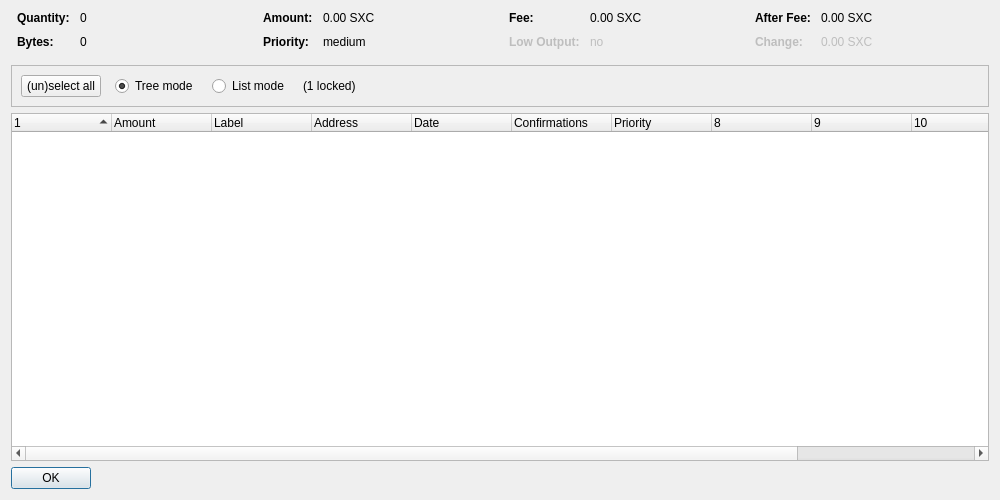
<?xml version="1.0" encoding="UTF-8"?>
<ui version="4.0">
 <class>CoinControlDialog</class>
 <widget class="QDialog" name="CoinControlDialog">
  <property name="geometry">
   <rect>
    <x>0</x>
    <y>0</y>
    <width>1000</width>
    <height>500</height>
   </rect>
  </property>
  <property name="windowTitle">
   <string>Coin Control Address Selection</string>
  </property>
  <layout class="QVBoxLayout" name="verticalLayout">
   <item>
    <layout class="QHBoxLayout" name="horizontalLayoutTop" stretch="0,0,0,0">
     <property name="topMargin">
      <number>0</number>
     </property>
     <property name="bottomMargin">
      <number>10</number>
     </property>
     <item>
      <layout class="QFormLayout" name="formLayoutCoinControl1">
       <property name="horizontalSpacing">
        <number>10</number>
       </property>
       <property name="verticalSpacing">
        <number>10</number>
       </property>
       <property name="leftMargin">
        <number>6</number>
       </property>
       <property name="rightMargin">
        <number>6</number>
       </property>
       <item row="0" column="0">
        <widget class="QLabel" name="labelCoinControlQuantityText">
         <property name="font">
          <font>
           <weight>75</weight>
           <bold>true</bold>
          </font>
         </property>
         <property name="text">
          <string>Quantity:</string>
         </property>
        </widget>
       </item>
       <item row="0" column="1">
        <widget class="QLabel" name="labelCoinControlQuantity">
         <property name="cursor">
          <cursorShape>IBeamCursor</cursorShape>
         </property>
         <property name="contextMenuPolicy">
          <enum>Qt::ActionsContextMenu</enum>
         </property>
         <property name="text">
          <string notr="true">0</string>
         </property>
         <property name="textInteractionFlags">
          <set>Qt::LinksAccessibleByMouse|Qt::TextSelectableByKeyboard|Qt::TextSelectableByMouse</set>
         </property>
        </widget>
       </item>
       <item row="1" column="0">
        <widget class="QLabel" name="labelCoinControlBytesText">
         <property name="font">
          <font>
           <weight>75</weight>
           <bold>true</bold>
          </font>
         </property>
         <property name="text">
          <string>Bytes:</string>
         </property>
        </widget>
       </item>
       <item row="1" column="1">
        <widget class="QLabel" name="labelCoinControlBytes">
         <property name="cursor">
          <cursorShape>IBeamCursor</cursorShape>
         </property>
         <property name="contextMenuPolicy">
          <enum>Qt::ActionsContextMenu</enum>
         </property>
         <property name="text">
          <string notr="true">0</string>
         </property>
         <property name="textInteractionFlags">
          <set>Qt::LinksAccessibleByMouse|Qt::TextSelectableByKeyboard|Qt::TextSelectableByMouse</set>
         </property>
        </widget>
       </item>
      </layout>
     </item>
     <item>
      <layout class="QFormLayout" name="formLayoutCoinControl2">
       <property name="horizontalSpacing">
        <number>10</number>
       </property>
       <property name="verticalSpacing">
        <number>10</number>
       </property>
       <property name="leftMargin">
        <number>6</number>
       </property>
       <property name="rightMargin">
        <number>6</number>
       </property>
       <item row="0" column="0">
        <widget class="QLabel" name="labelCoinControlAmountText">
         <property name="font">
          <font>
           <weight>75</weight>
           <bold>true</bold>
          </font>
         </property>
         <property name="text">
          <string>Amount:</string>
         </property>
        </widget>
       </item>
       <item row="0" column="1">
        <widget class="QLabel" name="labelCoinControlAmount">
         <property name="cursor">
          <cursorShape>IBeamCursor</cursorShape>
         </property>
         <property name="contextMenuPolicy">
          <enum>Qt::ActionsContextMenu</enum>
         </property>
         <property name="text">
          <string notr="true">0.00 SXC</string>
         </property>
         <property name="textInteractionFlags">
          <set>Qt::LinksAccessibleByMouse|Qt::TextSelectableByKeyboard|Qt::TextSelectableByMouse</set>
         </property>
        </widget>
       </item>
       <item row="1" column="0">
        <widget class="QLabel" name="labelCoinControlPriorityText">
         <property name="font">
          <font>
           <weight>75</weight>
           <bold>true</bold>
          </font>
         </property>
         <property name="text">
          <string>Priority:</string>
         </property>
        </widget>
       </item>
       <item row="1" column="1">
        <widget class="QLabel" name="labelCoinControlPriority">
         <property name="cursor">
          <cursorShape>IBeamCursor</cursorShape>
         </property>
         <property name="contextMenuPolicy">
          <enum>Qt::ActionsContextMenu</enum>
         </property>
         <property name="text">
          <string notr="true">medium</string>
         </property>
         <property name="textInteractionFlags">
          <set>Qt::LinksAccessibleByMouse|Qt::TextSelectableByKeyboard|Qt::TextSelectableByMouse</set>
         </property>
        </widget>
       </item>
      </layout>
     </item>
     <item>
      <layout class="QFormLayout" name="formLayoutCoinControl3">
       <property name="horizontalSpacing">
        <number>10</number>
       </property>
       <property name="verticalSpacing">
        <number>10</number>
       </property>
       <property name="leftMargin">
        <number>6</number>
       </property>
       <property name="rightMargin">
        <number>6</number>
       </property>
       <item row="0" column="0">
        <widget class="QLabel" name="labelCoinControlFeeText">
         <property name="font">
          <font>
           <weight>75</weight>
           <bold>true</bold>
          </font>
         </property>
         <property name="text">
          <string>Fee:</string>
         </property>
        </widget>
       </item>
       <item row="0" column="1">
        <widget class="QLabel" name="labelCoinControlFee">
         <property name="cursor">
          <cursorShape>IBeamCursor</cursorShape>
         </property>
         <property name="contextMenuPolicy">
          <enum>Qt::ActionsContextMenu</enum>
         </property>
         <property name="text">
          <string notr="true">0.00 SXC</string>
         </property>
         <property name="textInteractionFlags">
          <set>Qt::LinksAccessibleByMouse|Qt::TextSelectableByKeyboard|Qt::TextSelectableByMouse</set>
         </property>
        </widget>
       </item>
       <item row="1" column="0">
        <widget class="QLabel" name="labelCoinControlLowOutputText">
         <property name="enabled">
          <bool>false</bool>
         </property>
         <property name="font">
          <font>
           <weight>75</weight>
           <bold>true</bold>
          </font>
         </property>
         <property name="text">
          <string>Low Output:</string>
         </property>
        </widget>
       </item>
       <item row="1" column="1">
        <widget class="QLabel" name="labelCoinControlLowOutput">
         <property name="enabled">
          <bool>false</bool>
         </property>
         <property name="cursor">
          <cursorShape>IBeamCursor</cursorShape>
         </property>
         <property name="contextMenuPolicy">
          <enum>Qt::ActionsContextMenu</enum>
         </property>
         <property name="text">
          <string notr="true">no</string>
         </property>
         <property name="textInteractionFlags">
          <set>Qt::LinksAccessibleByMouse|Qt::TextSelectableByKeyboard|Qt::TextSelectableByMouse</set>
         </property>
        </widget>
       </item>
      </layout>
     </item>
     <item>
      <layout class="QFormLayout" name="formLayoutCoinControl4">
       <property name="horizontalSpacing">
        <number>10</number>
       </property>
       <property name="verticalSpacing">
        <number>10</number>
       </property>
       <property name="leftMargin">
        <number>6</number>
       </property>
       <property name="rightMargin">
        <number>6</number>
       </property>
       <item row="0" column="0">
        <widget class="QLabel" name="labelCoinControlAfterFeeText">
         <property name="font">
          <font>
           <weight>75</weight>
           <bold>true</bold>
          </font>
         </property>
         <property name="text">
          <string>After Fee:</string>
         </property>
        </widget>
       </item>
       <item row="0" column="1">
        <widget class="QLabel" name="labelCoinControlAfterFee">
         <property name="cursor">
          <cursorShape>IBeamCursor</cursorShape>
         </property>
         <property name="contextMenuPolicy">
          <enum>Qt::ActionsContextMenu</enum>
         </property>
         <property name="text">
          <string notr="true">0.00 SXC</string>
         </property>
         <property name="textInteractionFlags">
          <set>Qt::LinksAccessibleByMouse|Qt::TextSelectableByKeyboard|Qt::TextSelectableByMouse</set>
         </property>
        </widget>
       </item>
       <item row="1" column="0">
        <widget class="QLabel" name="labelCoinControlChangeText">
         <property name="enabled">
          <bool>false</bool>
         </property>
         <property name="font">
          <font>
           <weight>75</weight>
           <bold>true</bold>
          </font>
         </property>
         <property name="text">
          <string>Change:</string>
         </property>
        </widget>
       </item>
       <item row="1" column="1">
        <widget class="QLabel" name="labelCoinControlChange">
         <property name="enabled">
          <bool>false</bool>
         </property>
         <property name="cursor">
          <cursorShape>IBeamCursor</cursorShape>
         </property>
         <property name="contextMenuPolicy">
          <enum>Qt::ActionsContextMenu</enum>
         </property>
         <property name="text">
          <string notr="true">0.00 SXC</string>
         </property>
         <property name="textInteractionFlags">
          <set>Qt::LinksAccessibleByMouse|Qt::TextSelectableByKeyboard|Qt::TextSelectableByMouse</set>
         </property>
        </widget>
       </item>
      </layout>
     </item>
    </layout>
   </item>
   <item>
    <widget class="QFrame" name="frame">
     <property name="minimumSize">
      <size>
       <width>0</width>
       <height>40</height>
      </size>
     </property>
     <property name="frameShape">
      <enum>QFrame::StyledPanel</enum>
     </property>
     <property name="frameShadow">
      <enum>QFrame::Sunken</enum>
     </property>
     <layout class="QHBoxLayout" name="horizontalLayout">
      <item>
       <layout class="QHBoxLayout" name="horizontalLayoutPanel" stretch="0,0,0,0,0">
        <property name="spacing">
         <number>14</number>
        </property>
        <item>
         <widget class="QPushButton" name="pushButtonSelectAll">
          <property name="sizePolicy">
           <sizepolicy hsizetype="Maximum" vsizetype="Fixed">
            <horstretch>0</horstretch>
            <verstretch>0</verstretch>
           </sizepolicy>
          </property>
          <property name="text">
           <string>(un)select all</string>
          </property>
         </widget>
        </item>
        <item>
         <widget class="QRadioButton" name="radioTreeMode">
          <property name="sizePolicy">
           <sizepolicy hsizetype="Maximum" vsizetype="Fixed">
            <horstretch>0</horstretch>
            <verstretch>0</verstretch>
           </sizepolicy>
          </property>
          <property name="text">
           <string>Tree mode</string>
          </property>
          <property name="checked">
           <bool>true</bool>
          </property>
         </widget>
        </item>
        <item>
         <widget class="QRadioButton" name="radioListMode">
          <property name="sizePolicy">
           <sizepolicy hsizetype="Maximum" vsizetype="Fixed">
            <horstretch>0</horstretch>
            <verstretch>0</verstretch>
           </sizepolicy>
          </property>
          <property name="text">
           <string>List mode</string>
          </property>
         </widget>
        </item>
        <item>
         <widget class="QLabel" name="labelLocked">
          <property name="text">
           <string notr="true">(1 locked)</string>
          </property>
         </widget>
        </item>
        <item>
         <spacer name="horizontalSpacer">
          <property name="orientation">
           <enum>Qt::Horizontal</enum>
          </property>
          <property name="sizeHint" stdset="0">
           <size>
            <width>40</width>
            <height>20</height>
           </size>
          </property>
         </spacer>
        </item>
       </layout>
      </item>
     </layout>
    </widget>
   </item>
   <item>
    <widget class="CoinControlTreeWidget" name="treeWidget">
     <property name="contextMenuPolicy">
      <enum>Qt::CustomContextMenu</enum>
     </property>
     <property name="sortingEnabled">
      <bool>false</bool>
     </property>
     <property name="columnCount">
      <number>12</number>
     </property>
     <attribute name="headerShowSortIndicator" stdset="0">
      <bool>true</bool>
     </attribute>
     <attribute name="headerStretchLastSection">
      <bool>false</bool>
     </attribute>
     <column>
      <property name="text">
       <string/>
      </property>
     </column>
     <column>
      <property name="text">
       <string>Amount</string>
      </property>
     </column>
     <column>
      <property name="text">
       <string notr="true">Label</string>
      </property>
     </column>
     <column>
      <property name="text">
       <string>Address</string>
      </property>
     </column>
     <column>
      <property name="text">
       <string>Date</string>
      </property>
     </column>
     <column>
      <property name="text">
       <string>Confirmations</string>
      </property>
      <property name="toolTip">
       <string>Confirmed</string>
      </property>
     </column>
     <column>
      <property name="text">
       <string>Priority</string>
      </property>
     </column>
     <column>
      <property name="text">
       <string/>
      </property>
     </column>
     <column>
      <property name="text">
       <string/>
      </property>
     </column>
     <column>
      <property name="text">
       <string/>
      </property>
     </column>
     <column>
      <property name="text">
       <string/>
      </property>
     </column>
     <column>
      <property name="text">
       <string/>
      </property>
     </column>
    </widget>
   </item>
   <item>
    <widget class="QDialogButtonBox" name="buttonBox">
     <property name="sizePolicy">
      <sizepolicy hsizetype="Maximum" vsizetype="Fixed">
       <horstretch>0</horstretch>
       <verstretch>0</verstretch>
      </sizepolicy>
     </property>
     <property name="orientation">
      <enum>Qt::Horizontal</enum>
     </property>
     <property name="standardButtons">
      <set>QDialogButtonBox::Ok</set>
     </property>
    </widget>
   </item>
  </layout>
 </widget>
 <customwidgets>
  <customwidget>
   <class>CoinControlTreeWidget</class>
   <extends>QTreeWidget</extends>
   <header>coincontroltreewidget.h</header>
  </customwidget>
 </customwidgets>
 <resources/>
 <connections/>
</ui>
